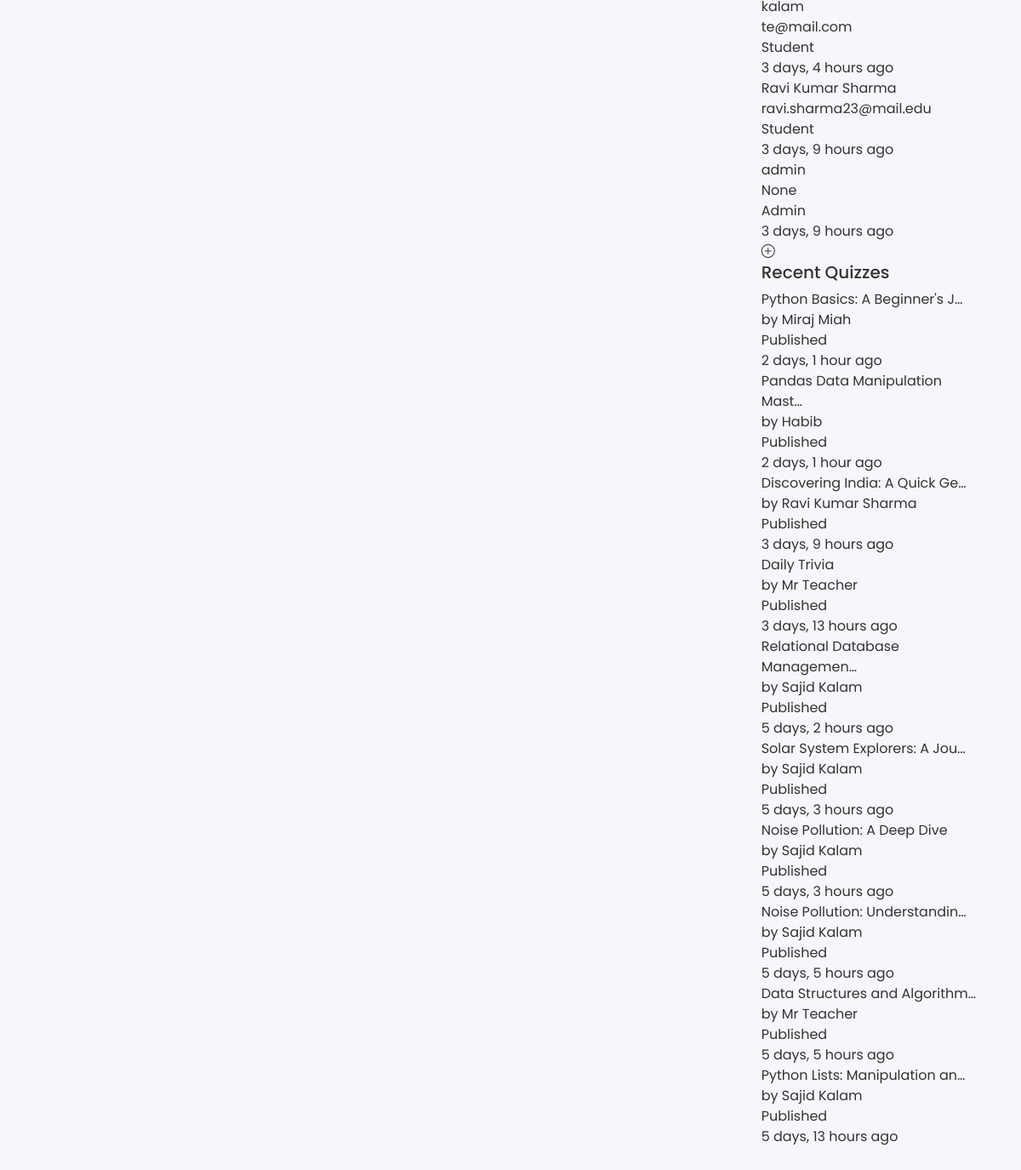
The page /admin-dashboard/ (signed in, lower part) on the database as committed earlier.
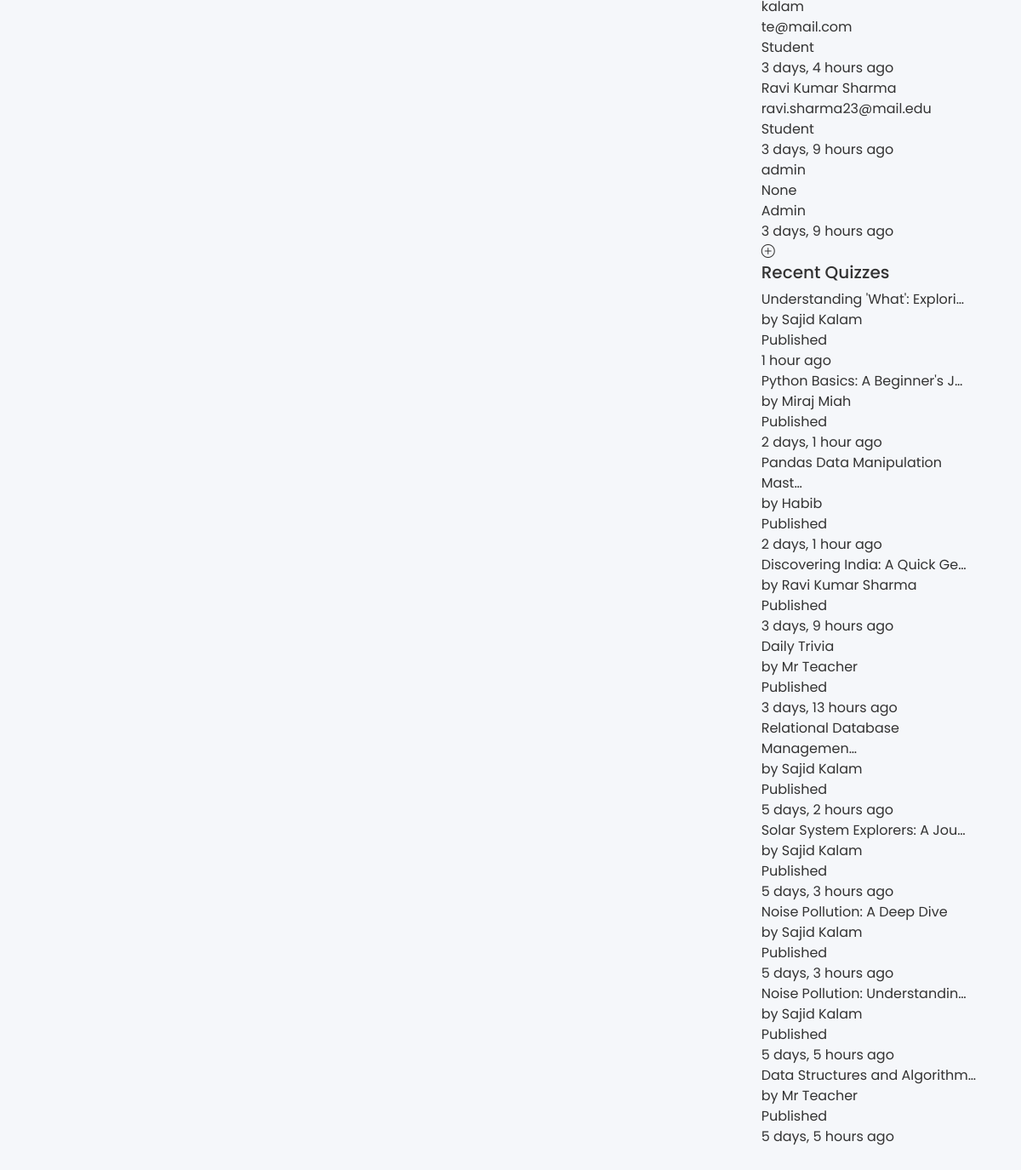
The same page on the database as committed later.
### users/models.py (models this page shows, shortened)
class CustomUser(AbstractBaseUser, PermissionsMixin):
    ROLE_CHOICES = (
        ('student', 'Student'),
        ('teacher', 'Teacher'),
        ('admin', 'Superadmin'),
    )
    username = models.CharField(max_length=150, unique=True)  # Student Roll No or Email for Teachers
    email = models.EmailField(blank=True, null=True)
    full_name = models.CharField(max_length=255)
    role = models.CharField(max_length=10, choices=ROLE_CHOICES)
    student_roll_no = models.CharField(max_length=50, blank=True, null=True, unique=True)
    academic_year = models.CharField(max_length=50, blank=True, null=True)
    teacher_email = models.EmailField(blank=True, null=True, unique=True)
    date_joined = models.DateTimeField(auto_now_add=True)
    is_active = models.BooleanField(default=True)
    is_staff = models.BooleanField(default=False)  # Required for Django admin access
    USERNAME_FIELD = 'username'
    REQUIRED_FIELDS = []
    objects = CustomUserManager()
    def get_full_name(self):
        return self.full_name

### quizzes/models.py (models this page shows, shortened)
class Quiz(models.Model):
    DIFFICULTY_CHOICES = [
        ('EASY', 'Easy'),
        ('MEDIUM', 'Medium'),
        ('HARD', 'Hard'),
    ]
    QUIZ_TYPE_CHOICES = [
        ('REGULAR', 'Regular Quiz'),
        ('DAILY', 'Daily Challenge'),
        ('FEATURED', 'Featured Quiz'),
        ('AI_GENERATED', 'AI Generated'),
    ]
    id = models.UUIDField(primary_key=True, default=uuid.uuid4, editable=False)
    title = models.CharField(max_length=200, validators=[MinLengthValidator(5)])
    slug = models.SlugField(max_length=200, unique=True, blank=True)
    description = models.TextField(blank=True, help_text="Brief description of the quiz")
    category = models.ForeignKey(Category, on_delete=models.SET_NULL, null=True, related_name='quizzes')
    created_by = models.ForeignKey(settings.AUTH_USER_MODEL, on_delete=models.CASCADE, related_name='created_quizzes')
    created_at = models.DateTimeField(auto_now_add=True)
    updated_at = models.DateTimeField(auto_now=True)
    is_published = models.BooleanField(default=False)
    difficulty = models.CharField(max_length=20, choices=DIFFICULTY_CHOICES, default='MEDIUM')
    quiz_type = models.CharField(max_length=20, choices=QUIZ_TYPE_CHOICES, default='REGULAR')
    time_limit = models.PositiveIntegerField(default=30, help_text="Time limit in minutes")
    max_attempts = models.PositiveIntegerField(default=3, help_text="Maximum attempts per user")
    points_reward = models.PositiveIntegerField(default=100, help_text="Points awarded for completion")
    featured_until = models.DateTimeField(null=True, blank=True)
    tags = models.CharField(max_length=200, blank=True, help_text="Comma-separated tags")
    total_attempts = models.PositiveIntegerField(default=0)
    total_completions = models.PositiveIntegerField(default=0)
    average_score = models.FloatField(default=0.0)
    class Meta:
        indexes = [
            models.Index(fields=['slug']),
            models.Index(fields=['category', 'is_published']),
            models.Index(fields=['quiz_type', 'is_published']),
            models.Index(fields=['featured_until']),
        ]
        ordering = ['-created_at']

### admin_dashboard/views.py (the view)
# urls.py: path('', views.admin_dashboard, name='dashboard'),
@login_required
@user_passes_test(is_admin_or_staff)
def admin_dashboard(request):
    analytics_service = AnalyticsService()
    platform_analytics = analytics_service.get_platform_analytics()
    total_users = platform_analytics.total_users
    total_quizzes = platform_analytics.total_quizzes
    total_attempts = platform_analytics.total_quiz_attempts
    completion_rate = 85.5  # Placeholder for completion rate
    recent_activity = {}  # Placeholder for recent activity
    user_engagement = platform_analytics.user_engagement_trends
    popular_categories = platform_analytics.popular_categories
    recent_users = CustomUser.objects.filter(
        date_joined__gte=timezone.now() - timedelta(days=7)
    ).order_by('-date_joined')[:10]
    recent_quizzes = Quiz.objects.select_related('created_by', 'category').order_by('-created_at')[:10]
    ai_usage_today = AIUsageLog.objects.filter(
        timestamp__date=timezone.now().date()
    ).count() if hasattr(AIUsageLog, 'objects') else 0
    inactive_users = CustomUser.objects.filter(
        last_login__lt=timezone.now() - timedelta(days=30),
        is_active=True
    ).count()
    context = {
        'total_users': total_users,
        'total_quizzes': total_quizzes,
        'total_attempts': total_attempts,
        'completion_rate': completion_rate,
        'recent_activity': recent_activity,
        'user_engagement': user_engagement,
        'popular_categories': popular_categories,
        'recent_users': recent_users,
        'recent_quizzes': recent_quizzes,
        'ai_usage_today': ai_usage_today,
        'inactive_users': inactive_users,
    }
    return render(request, 'admin_dashboard/dashboard.html', context)

### admin_dashboard/views.py (called while the page is built)
def is_admin_or_staff(user):
    return user.is_staff or (hasattr(user, 'role') and user.role == 'admin')

### admin_dashboard/templates/admin_dashboard/dashboard.html (shortened to what this page needs)
{% extends 'base/dashboard_base.html' %}
{% load static %}
{% block content %}
<div class="container-fluid px-2 px-md-4 py-3 py-md-5">
    <div class="row">
        <div class="col-lg-8">
        </div>
        <div class="col-lg-4">
            <div class="admin-card">
                <div class="recent-items">
                    {% for user in recent_users %}
                        <div class="recent-item">
                            <div class="recent-item-content">
                                <div class="recent-item-title">{{ user.get_full_name|default:user.username }}</div>
                                <div class="recent-item-subtitle">{{ user.email }}</div>
                            </div>
                            <div class="recent-item-meta">
                                <div class="status-badge status-{{ user.is_active|yesno:'active,inactive' }}">
                                    {{ user.role|title }}
                                </div>
                                <div class="recent-item-subtitle">{{ user.date_joined|timesince }} ago</div>
                            </div>
                        </div>
                    {% empty %}
                        <div class="empty-state">
                            <i class="bi bi-person-x"></i>
                            <div>No recent users</div>
                        </div>
                    {% endfor %}
                </div>
            </div>
            <div class="admin-card">
                <div class="admin-card-header">
                    <i class="bi bi-plus-circle"></i>
                    <h5 class="admin-card-title">Recent Quizzes</h5>
                </div>
                <div class="recent-items">
                    {% for quiz in recent_quizzes %}
                        <div class="recent-item">
                            <div class="recent-item-content">
                                <div class="recent-item-title">{{ quiz.title|truncatechars:30 }}</div>
                                <div class="recent-item-subtitle">by {{ quiz.created_by.get_full_name|default:quiz.created_by.username }}</div>
                            </div>
                            <div class="recent-item-meta">
                                <div class="status-badge status-{{ quiz.is_published|yesno:'published,unpublished' }}">
                                    {{ quiz.is_published|yesno:'Published,Draft' }}
                                </div>
                                <div class="recent-item-subtitle">{{ quiz.created_at|timesince }} ago</div>
                            </div>
                        </div>
                    {% empty %}
                        <div class="empty-state">
                            <i class="bi bi-journal-x"></i>
                            <div>No recent quizzes</div>
                        </div>
                    {% endfor %}
                </div>
            </div>
        </div>
    </div>
</div>
{% endblock %}

Rows that differ between the two databases and show on the page:
no longer on this page (row unchanged): Quiz: title "Python Lists: Manipulation an…", created_by.get_full_name "Sajid Kalam", is_published "Published", created_at "5 days, 13 hours"
added Quiz: title "Understanding 'What': Explori…", created_by.get_full_name "Sajid Kalam", is_published "Published", created_at "1 hour"
